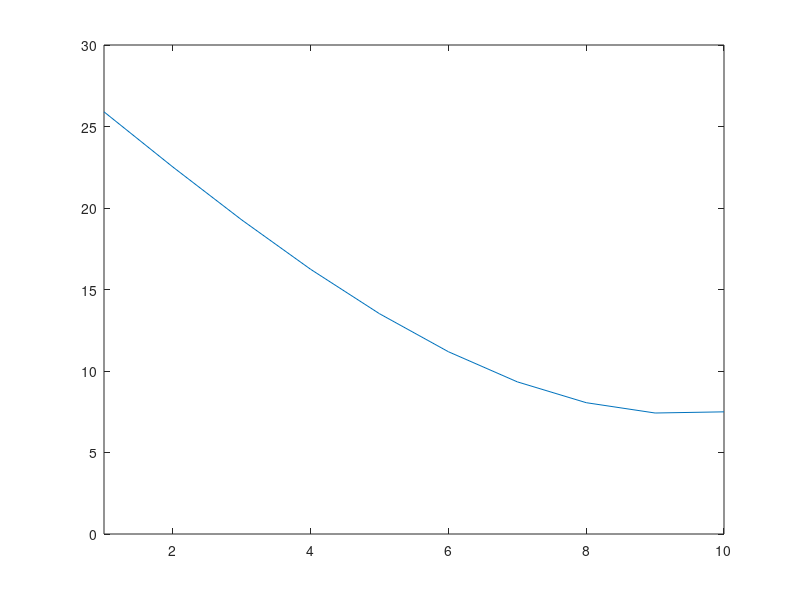

The MATLAB source for this figure:
% heat equation problem
% solve T,t = 3T,xx + 4(x+1)(T-30)
% IC: T(x,0) = 25
% BC1: T(0,t) = 25 + 0.3t
% BC2: T,x(1,t) = 4
%%%%%%%%%%%%%%%%%%%%%%%%%%%%%%%%%%
% define key variables
N = 10; % number of points on bar
dt = 0.00205; % time step - unstable if greater that roughly .00205 for this example
dx = 1/(N-1); % incremental length along bar of unit length
lambda = dt*3/dx^2; % k/C = 3;
%%%%%%%%%%%%%%%%%%%%%%%%%%%%%%%%%%
Told = zeros(10,1);
Tnew = zeros(10,1);
%%%%%%%%%%%%%%%%%%%%%%%%%%%%%%%%%%
% initialize T
for i = 1:N
	Told(i) = 25; % you could also do Told=25 for this problem
end
%%%%%%%%%%%%%%%%%%%%%%%%%%%%%%%%%%
t = 0; %this is the initial time
tmax = 3; % this is the simulation time
% k =1;
fig1 = plot(Told);
axis([1,10,0,30])
%%%%%%%%%%%%%%%%%%%%%%%%%%%%%%%%%%
while t < tmax
	set(fig1,'YData',Told);
	drawnow
	%pause(0.25)
	%%%%%%%%%%%%%%%%%%%%%%%%%%
	% now start the forward Euler timestepping	
	t = t + dt; % update the time
	Tnew(1) = 25 + 0.3*t; % this is the LHS boundary condition
	for i = 2:N-1
		xi = (i-1)*dx; % this is the location of the ith node
		Tnew(i) = Told(i)+lambda*(Told(i+1)+Told(i-1)-2*Told(i))+4*dt*(xi+1)*(Told(i)-30);
	end
	TNp1 = 2*dx*4+Told(N-1); % this is the derivative condition at the end
	Tnew(N) = Told(N)+lambda*(TNp1+Told(N-1)-2*Told(N))+4*dt*((N-1)*dx+1)*(Told(i)-30);
	Told = Tnew;
end
